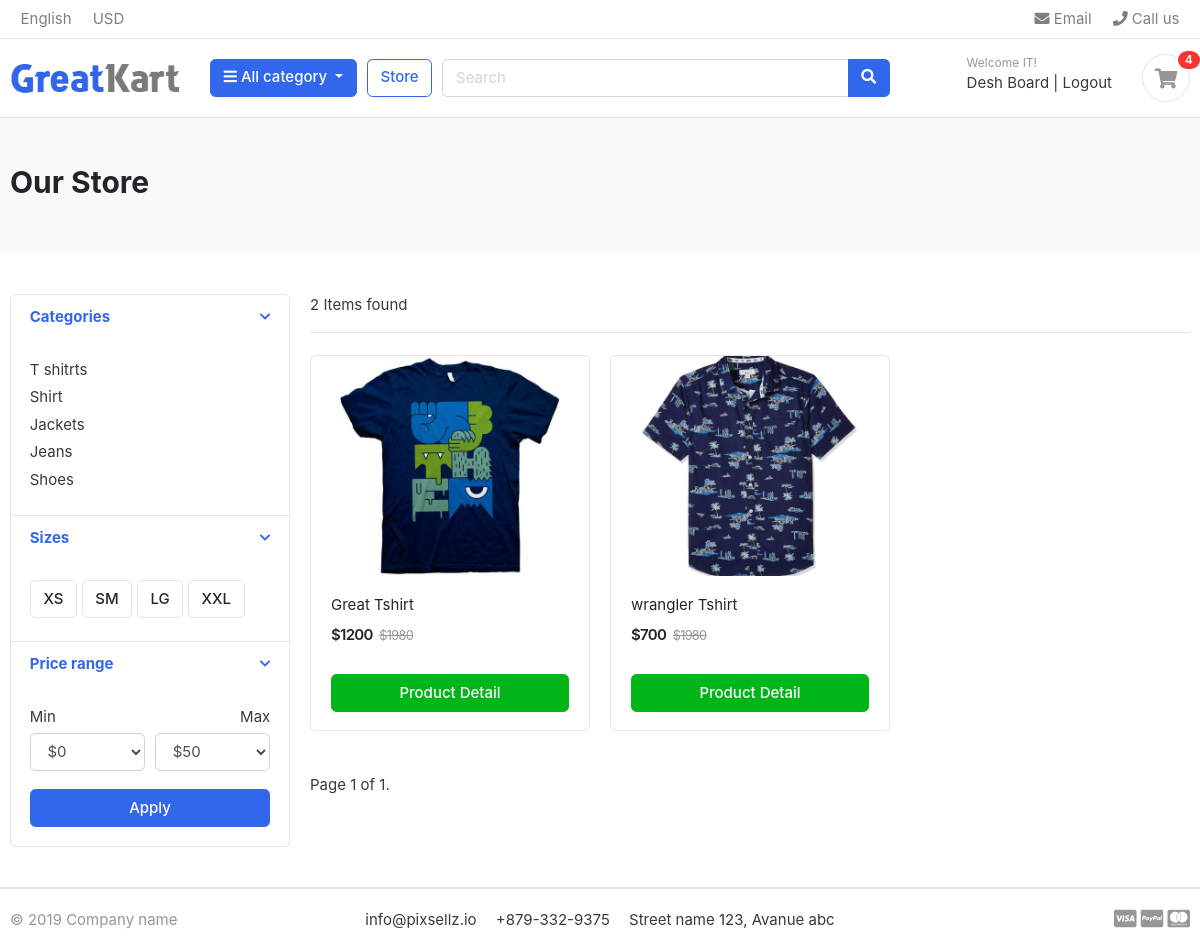
Screenshot of /product/category/t-shitrts/ (signed in) with the database file from the repository.
### account/models.py (models this page shows, shortened)
class Account(AbstractBaseUser):
    firstname=models.CharField(max_length=100)
    lastname=models.CharField(max_length=100)
    username=models.CharField(max_length=100,unique=True)
    email=models.EmailField(max_length=100,unique=True)
    mobile=models.CharField(max_length=12)
    is_admin=models.BooleanField(default=False)
    is_staff=models.BooleanField(default=False)
    is_superuser=models.BooleanField(default=False)
    is_active=models.BooleanField(default=False)
    last_login=models.DateTimeField(auto_now_add=True)
    date_joined=models.DateTimeField(auto_now_add=True)
    REQUIRED_FIELDS=['firstname','lastname','username','mobile']
    USERNAME_FIELD='email'
    objects=MyAccuntManager()

### category/models.py (models this page shows, shortened)
class Category(models.Model):
    category_name=models.CharField(max_length=100)
    slug=models.SlugField(max_length=100)
    category_image=models.ImageField(upload_to='photos/category/')
    description=models.CharField(max_length=300)
    created_on=models.DateTimeField(auto_now_add=True)
    def get_url(self):
        return reverse('product_by_category',args=[self.slug])

### stock/models.py (models this page shows, shortened)
class Product(models.Model):
    producat_name=models.CharField(max_length=100)
    slug=models.CharField(max_length=100)
    category=models.ForeignKey(Category,on_delete=models.CASCADE)
    description=models.CharField(max_length=300)
    product_image=models.ImageField(upload_to='photos/product/')
    stock=models.IntegerField(default=1)
    price=models.IntegerField()
    is_availabe=models.BooleanField(default=True)
    created_on=models.DateTimeField(auto_now_add=True)
    def get_url(self):
        return reverse ('product_deatil',args=[self.category.slug,self.slug])

### stock/views.py (the view)
# urls.py: path('product/',include('stock.urls')),
def product(request,cat_slug=None):
    if cat_slug!=None:
        product=Product.objects.all().filter(is_availabe=True,category__slug=cat_slug)
        paginator=Paginator(product,3)
        page_number = request.GET.get("page")
        paginated_product=paginator.get_page(page_number)
        product_count=product.count()
    else:
        product=Product.objects.all().filter(is_availabe=True)
        paginator=Paginator(product,3)
        page_number = request.GET.get("page")
        paginated_product=paginator.get_page(page_number)
        product_count=product.count()
    context={'products':paginated_product,'product_count':product_count}
    return render(request,'product/product.html',context)

### carts/context_processors.py (called while the page is built)
def counter(request):
    cart_count=0
    cart=Cart.objects.filter(cart_id=_cart_id(request))
    if cart:
        cartitem=CartItem.objects.filter(cart=cart.first())
        for cartitem in cartitem:
            cart_count+=cartitem.quantity
    return dict(cart_count=cart_count)

### carts/models.py (called while the page is built)
    def __str__(self):
        return self.cart_id

### carts/views.py (called while the page is built, shortened)
def _cart_id(request):
    if request.user.is_authenticated:
        try:
            cart=Cart.objects.get(user=request.user, is_active=True)
        except Cart.DoesNotExist:
            cart=Cart.objects.create(user=request.user, is_active=True)
        return cart

### category/context_processors.py (called while the page is built)
def menu_links(request):
    links=Category.objects.all()
    return dict(links=links)

### template/product/product.html (shortened to what this page needs)
{% extends 'base.html'%}
{%load static%}
{%block content%}
<section class="section-pagetop bg">
<div class="container">
	{%if 'search' in request.path%}
	<h2>Search Results</h2>
	{%else%}
	<h2 class="title-page">Our Store</h2>
{%endif%}
</div>
</section>
<section class="section-content padding-y">
<div class="container">
<div class="row">
	<aside class="col-md-3">
<div class="card">
	<article class="filter-group">
		<header class="card-header">
			<a href="#" data-toggle="collapse" data-target="#collapse_1" aria-expanded="true" class="">
				<i class="icon-control fa fa-chevron-down"></i>
				<h6 class="title">Categories</h6>
			</a>
		</header>
		<div class="filter-content collapse show" id="collapse_1" style="">
			<div class="card-body">
				<ul class="list-menu">
          {%for category in links%}
				<li><a href={{category.get_url}}>{{category.category_name}} </a></li>
				{%endfor%}
				</ul>
			</div>
		</div>
	</article>
	<article class="filter-group">
		<header class="card-header">
			<a href="#" data-toggle="collapse" data-target="#collapse_4" aria-expanded="true" class="">
				<i class="icon-control fa fa-chevron-down"></i>
				<h6 class="title">Sizes </h6>
			</a>
		</header>
		<div class="filter-content collapse show" id="collapse_4" style="">
			<div class="card-body">
			  <label class="checkbox-btn">
			    <span class="btn btn-light"> XS </span>
			  </label>
			  <label class="checkbox-btn">
			    <span class="btn btn-light"> SM </span>
			  </label>
			  <label class="checkbox-btn">
			    <span class="btn btn-light"> LG </span>
			  </label>
			  <label class="checkbox-btn">
			    <span class="btn btn-light"> XXL </span>
			  </label>
		</div>
		</div>
	</article>
	<article class="filter-group">
		<header class="card-header">
			<a href="#" data-toggle="collapse" data-target="#collapse_3" aria-expanded="true" class="">
				<i class="icon-control fa fa-chevron-down"></i>
				<h6 class="title">Price range </h6>
			</a>
		</header>
		<div class="filter-content collapse show" id="collapse_3" style="">
			<div class="card-body">
				<div class="form-row">
				<div class="form-group col-md-6">
				  <label>Min</label>
				  	<select class="mr-2 form-control">
						<option value="0">$0</option>
					</select>
				</div>
				<div class="form-group text-right col-md-6">
				  <label>Max</label>
				  	<select class="mr-2 form-control">
						<option value="50">$50</option>
					</select>
				</div>
				</div>
				<button class="btn btn-block btn-primary">Apply</button>
			</div>
		</div>
	</article>
</div>
	</aside>
	{%if products%}
	<main class="col-md-9">
<header class="border-bottom mb-4 pb-3">
		<div class="form-inline">
			<span class="mr-md-auto">{{product_count}} Items found </span>
		</div>
</header>
<div class="row">
  {%for product in products%}
	<div class="col-md-4">
		<figure class="card card-product-grid">
			<div class="img-wrap">
<a href={{product.get_url}}>
				<img src={{product.product_image.url}}>
			</div>
			<figcaption class="info-wrap">
				<div class="fix-height">
					<a href={{product.get_url}} class="title">{{product.producat_name}}</a>
					<div class="price-wrap mt-2">
						<span class="price">${{product.price}}</span>
						<del class="price-old">$1980</del>
					</div>
				</div>
				<a href="{{product.get_url}}" class="btn btn-block btn-success">Product Detail </a>
			</figcaption>
		</figure>
	</div>
{%endfor%}
</div>
<nav class="mt-4" aria-label="Page navigation sample">
  <ul class="pagination">
					 <span class="current">
							 Page {{ products.number }} of {{ products.paginator.num_pages }}.
					 </span>
  </ul>
</nav>
	</main>
{%else%}
<h2>No Item Found</h2>
{%endif%}
</div>
</div>
</section>
{%endblock%}

### template/include/nav.html (shortened to what this page needs)
{%load static%}
<header class="section-header">
<nav class="navbar p-md-0 navbar-expand-sm navbar-light border-bottom">
<div class="container">
  <div class="collapse navbar-collapse" id="navbarTop4">
    <ul class="navbar-nav mr-auto">
    	<li class="nav-item dropdown">
		 	<a href="#" class="nav-link">   English </a>
		</li>
		<li class="nav-item dropdown">
			<a href="#" class="nav-link"> USD </a>
		</li>
    </ul>
    <ul class="navbar-nav">
		<li><a href="#" class="nav-link"> <i class="fa fa-envelope"></i> Email </a></li>
		<li><a href="#" class="nav-link"> <i class="fa fa-phone"></i> Call us </a></li>
	</ul>
  </div>
</div>
</nav>
<section class="header-main border-bottom">
	<div class="container">
<div class="row align-items-center">
	<div class="col-lg-2 col-md-3 col-6">
		<a href={%url 'home'%} class="brand-wrap">
			<img class="logo" src="{%static './images/logo.png'%}">
		</a>
	</div>
	<div class="col-lg col-sm col-md col-6 flex-grow-0">
		<div class="category-wrap dropdown d-inline-block float-right">
			<button type="button" class="btn btn-primary dropdown-toggle" data-toggle="dropdown">
				<i class="fa fa-bars"></i> All category
			</button>
		</div>
	</div>
	<a href="{%url 'product'%}" class="btn btn-outline-primary">Store</a>
	<div class="col-lg  col-md-6 col-sm-12 col">
		<form action={%url 'search'%} class="search",method="GET">
			<div class="input-group w-100">
			    <input type="text" class="form-control" style="width:60%;" placeholder="Search" name='keyword'>
			    <div class="input-group-append">
			      <button class="btn btn-primary" type="submit">
			        <i class="fa fa-search"></i>
			      </button>
			    </div>
		    </div>
		</form>
	</div>
	<div class="col-lg-3 col-sm-6 col-8 order-2 order-lg-3">
				<div class="d-flex justify-content-end mb-3 mb-lg-0">
          {%if user.id is not None%}
					<div class="widget-header">
						<small class="title text-muted">Welcome {{user.firstname}}!</small>
						<div>
							<a href="">Desh Board</a> <span class="dark-transp"> | </span>
							<a href="{%url 'logout'%}"> Logout</a>
						</div>
            {%else%}
            <div>
              <a href="{%url 'login'%}">Sign in</a> <span class="dark-transp"> | </span>
              <a href="{%url 'register'%}"> Register</a>
            </div>
            {%endif%}
					</div>
					<a href="{%url 'cart'%}" class="widget-header pl-3 ml-3">
						<div class="icon icon-sm rounded-circle border"><i class="fa fa-shopping-cart"></i></div>
						<span class="badge badge-pill badge-danger notify">{{cart_count}}</span>
					</a>
				</div>
			</div>
</div>
	</div>
</section>
</header>

### static/css/ui.css (style rules this page uses)
html { font-family: "Inter", sans-serif; font-size: 15px; }
.img-wrap { text-align: center; display: block; }
.img-wrap img { max-width: 100%; }
.price-wrap { letter-spacing: -0.7px; }
.icon-xs, .icon-sm, .icon-md, .icon-lg { display: inline-block; text-align: center; flex-shrink: 0; flex-grow: 0; }
.icon-sm { width: 48px; height: 48px; line-height: 48px !important; font-size: 20px; }
.padding-y { padding-top: 40px; padding-bottom: 40px; }
figure { margin-bottom: 0; }
article:after, .form-group:after { display: block; clear: both; content: ""; }
.bg { background-color: #f8f9fa; }
.title-page { color: #212529; }
.header-main { position: relative; padding-top: 1rem; padding-bottom: 1rem; }
.brand-wrap .logo, .navbar-brand .logo { margin-right: 7px; max-height: 42px; display: inline-block; }
.widget-header { display: inline-block; vertical-align: middle; position: relative; }
.widget-header a { color: #343a40; }
.widget-header i { color: #969696; }
.widget-header .title { display: block; }
.widget-header .notify { position: absolute; top: -3px; right: -10px; }
.btn-light { background-color: #fff; border-color: #e4e4e4; }
[class*=list-] li:after { visibility: hidden; display: block; content: ""; overflow: hidden; height: 0; clear: both; }
.list-menu { list-style: none; margin: 0; padding-left: 0; }
.list-menu li { margin-bottom: 5px; }
.list-menu a { color: #343a40; }
[class*=card-product] a.title { color: #212529; display: block; }
[class*=card-product] .img-wrap { overflow: hidden; position: relative; }
[class*=card-product] .img-wrap img { height: 100%; max-width: 100%; width: auto; display: inline-block; -o-object-fit: cover; object-fit: cover; }
.card-product-grid { margin-bottom: 20px; }
.card-product-grid .img-wrap { border-radius: 0.2rem 0.2rem 0 0; height: 220px; }
.card-product-grid .info-wrap { overflow: hidden; padding: 18px 20px; }
.card-product-grid .fix-height { height: 80px; overflow: hidden; }
.card .img-wrap { overflow: hidden; }
.notify { position: absolute; top: -4px; right: -10px; display: inline-block; padding: 0.25em 0.6em; font-size: 12px; line-height: 1; text-align: center; border-radius: 3rem; color: #fff; background-color: #fa3434; }
.price { font-weight: 600; color: #212529; }
.price-old { color: #969696; margin-left: 3px; font-size: 85%; }
.icon-control { margin-top: 5px; float: right; font-size: 80%; }
.card-header .title { margin-bottom: 0; line-height: 1.5; }
.filter-group { border-bottom: 1px solid #e4e4e4; }
.filter-group .card-header { border-bottom: 0; }
.filter-group:last-child { border-bottom: 0; }
.checkbox-btn { position: relative; }
.section-pagetop { padding: 45px 0; }

### rows the page displays
Account: firstname "IT"
Category: category_name "T shitrts"
Category: category_name "Shirt"
Category: category_name "Jackets"
Category: category_name "Jeans"
Category: category_name "Shoes"
Product: product_image (picture), producat_name "Great Tshirt", price "1200"
Product: product_image (picture), producat_name "wrangler Tshirt", price "700"

### other values shown
{{ cart_count }} "4"
{{ product_count }} "2"
{{ products.number }} "1"
{{ products.paginator.num_pages }} "1"
